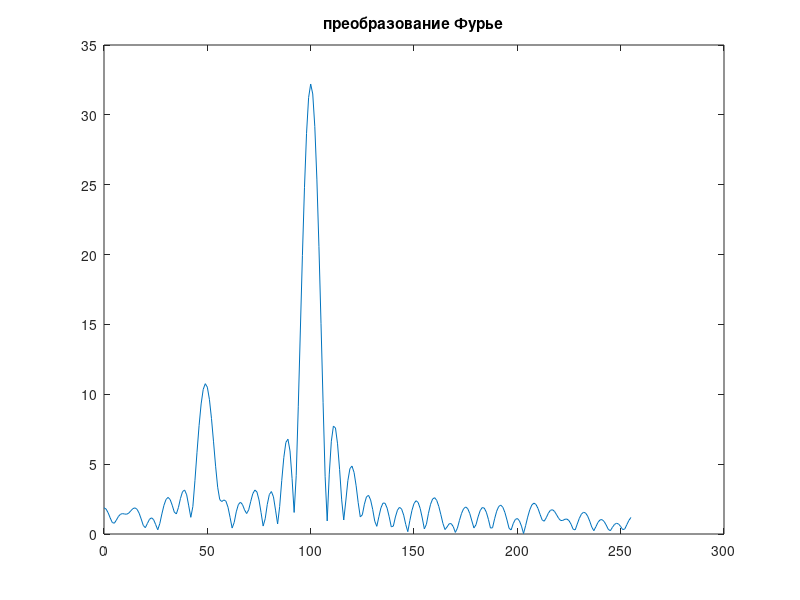
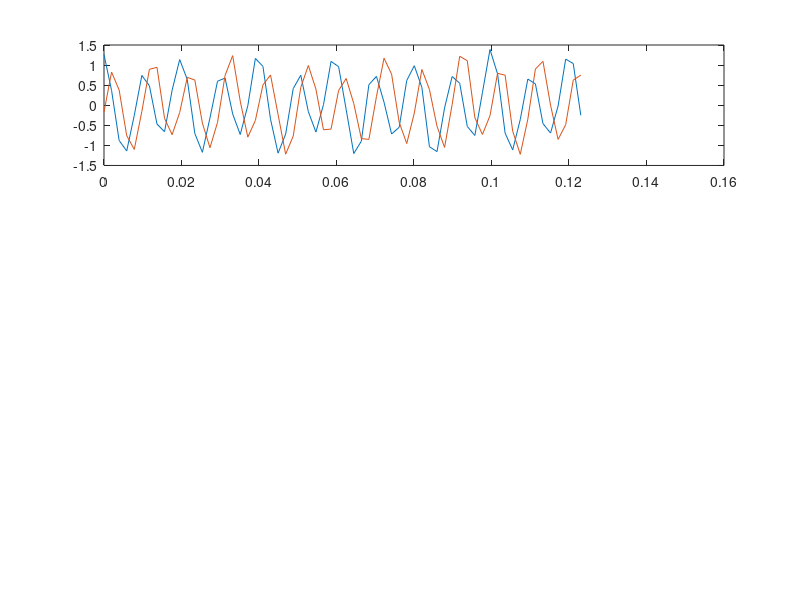

MATLAB code to generate these figures, in order: (Note: this script raises an error after producing the figures.)
clear,clc,close all

%% Параметры
N=64;% Количество точек дискретизации
Fs=100;% Частота синусоиды (Гц)
Fd=512;% Частота дискретизации (Гц)
FftL=512;
Tm=N/Fd;% Длина сигнала (с)
t=0:1/Fd:(Tm-1/Fd);% Массив отсчетов времени
fi_1 = 0;%pi/6;

inph=cos(2*pi*Fs*t+fi_1) + 0.2*cos(pi*Fs*t) - 0.2*sin(pi*Fs*t);
quadr=sin(2*pi*Fs*t+fi_1) - 0.2*sin(pi*Fs*t);

%% Noise = 0
A_noise = 0.1;
inph = inph + A_noise*randn(1,N);
quadr = quadr + A_noise*randn(1,N);

%% Phase
phi1 = angle(inph + 1i*quadr);
phi = unwrap(phi1);

%% Мгновенная частота
N1 = 2*pi*(N-1)/(phi(end) - phi(1));
freq1 = Fd / N1;


%% Graphics
% FFT
F=0:Fd/FftL:Fd/2-1/FftL;% Массив частот вычисляемого спектра Фурье
s_fft = abs(fft(inph, FftL));
s_fft = s_fft(1:length(F));
plot(F,s_fft)
title('преобразование Фурье');

figure()
subplot(3,1,1)
plot(t,inph,t,quadr)
title("Мгновенная частота " + freq1 + " Гц (реальная " + Fs + "Гц)");
subplot(3,1,2)
plot(t,phi1)
title('Фаза');
subplot(3,1,3)
plot(t,phi)
